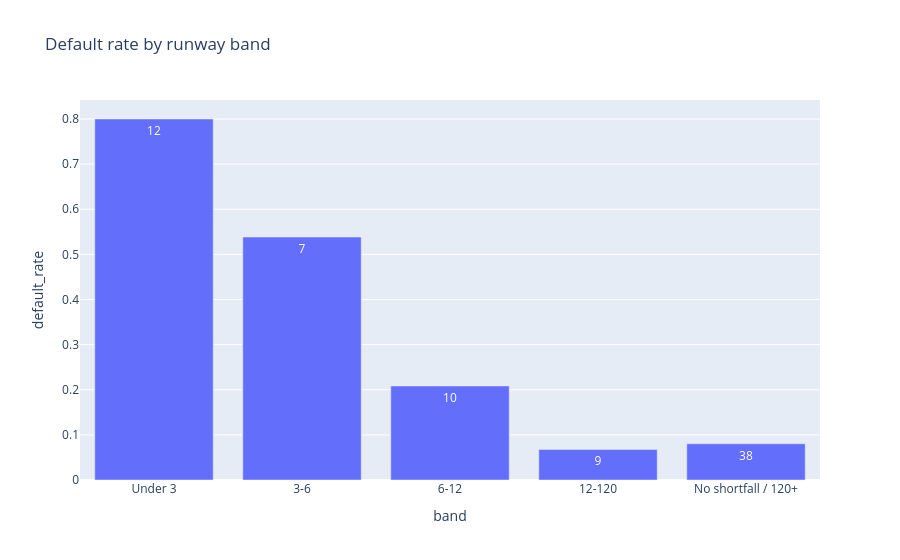

The code cell stored with this chart in its notebook:
### Markdown cell above
## 2. Proof against real defaults (D5)

Default rate of the 682 loans by today's runway. This view is concurrent (today's buffer), so section 1 is the fair, forward-looking test.

### Code cell
db = discovery.default_by_band()
px.bar(db, x='band', y='default_rate', text='defaults', title='Default rate by runway band').show()
db

### Figure 1 — Plotly figure (JSON) as saved in the notebook; plotly's stock layout.template omitted (floating-point values rounded to 4 significant figures)
{"data": [{"hovertemplate": "band=%{x}<br>default_rate=%{y}<br>defaults=%{text}<extra></extra>", "legendgroup": "", "marker": {"color": "#636efa", "pattern": {"shape": ""}}, "name": "", "orientation": "v", "showlegend": false, "text": [12.0, 7.0, 10.0, 9.0, 38.0], "textposition": "auto", "type": "bar", "x": ["Under 3", "3-6", "6-12", "12-120", "No shortfall / 120+"], "xaxis": "x", "y": [0.8, 0.5385, 0.2083, 0.06767, 0.08034], "yaxis": "y"}], "layout": {"barmode": "relative", "legend": {"tracegroupgap": 0}, "title": {"text": "Default rate by runway band"}, "xaxis": {"anchor": "y", "domain": [0.0, 1.0], "title": {"text": "band"}}, "yaxis": {"anchor": "x", "domain": [0.0, 1.0], "title": {"text": "default_rate"}}}}
